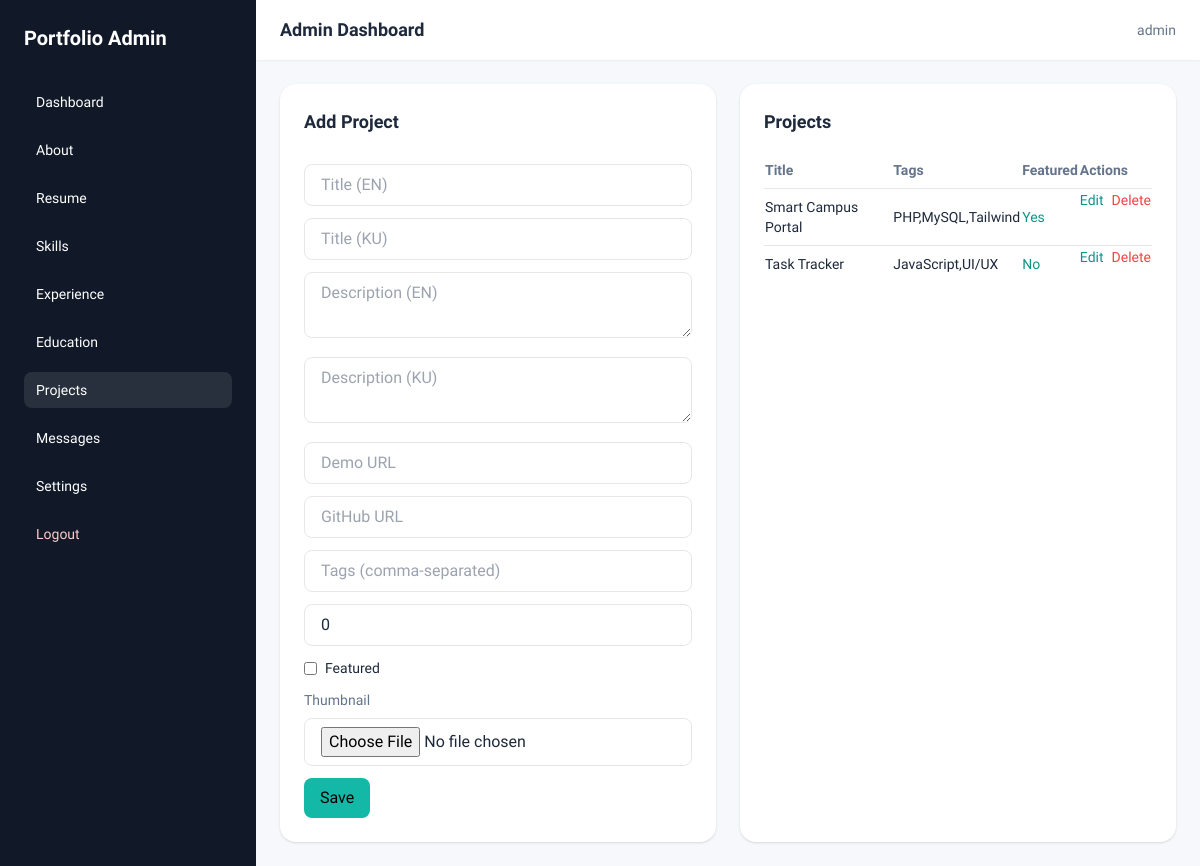
Screenshot of /admin/projects.php (signed in) with the database file from the repository.
### tables this page shows
CREATE TABLE projects (
  id INT AUTO_INCREMENT PRIMARY KEY,
  title_en VARCHAR(200),
  title_ku VARCHAR(200),
  description_en TEXT,
  description_ku TEXT,
  thumbnail VARCHAR(255),
  demo_url VARCHAR(255),
  github_url VARCHAR(255),
  tags VARCHAR(500),
  is_featured TINYINT(1) DEFAULT 0,
  sort_order INT DEFAULT 0,
  created_at TIMESTAMP DEFAULT CURRENT_TIMESTAMP
);

### config.php (called while the page is built, shortened)
<?php
function e(string $value): string
{
    return htmlspecialchars($value, ENT_QUOTES, 'UTF-8');
}

### admin/projects.php (the view, shortened to what this page needs)
<?php
require_once __DIR__ . '/_guard.php';
$projects = $pdo->query('SELECT * FROM projects ORDER BY sort_order ASC, id DESC')->fetchAll();
$editProject = null;
require_once __DIR__ . '/_layout_top.php';
?>
<div class="grid lg:grid-cols-2 gap-6">
  <div class="bg-white rounded-2xl p-6 shadow">
    <h2 class="text-lg font-semibold mb-4"><?= $editProject ? 'Edit Project' : 'Add Project' ?></h2>
    <form method="POST" enctype="multipart/form-data" class="space-y-3">
      <input class="border rounded-lg px-4 py-2 w-full" name="title_en" placeholder="Title (EN)" value="<?= e($editProject['title_en'] ?? '') ?>">
      <input class="border rounded-lg px-4 py-2 w-full" name="title_ku" placeholder="Title (KU)" value="<?= e($editProject['title_ku'] ?? '') ?>">
      <textarea class="border rounded-lg px-4 py-2 w-full" name="description_en" placeholder="Description (EN)"><?= e($editProject['description_en'] ?? '') ?></textarea>
      <textarea class="border rounded-lg px-4 py-2 w-full" name="description_ku" placeholder="Description (KU)"><?= e($editProject['description_ku'] ?? '') ?></textarea>
      <input class="border rounded-lg px-4 py-2 w-full" name="demo_url" placeholder="Demo URL" value="<?= e($editProject['demo_url'] ?? '') ?>">
      <input class="border rounded-lg px-4 py-2 w-full" name="github_url" placeholder="GitHub URL" value="<?= e($editProject['github_url'] ?? '') ?>">
      <input class="border rounded-lg px-4 py-2 w-full" name="tags" placeholder="Tags (comma-separated)" value="<?= e($editProject['tags'] ?? '') ?>">
      <input class="border rounded-lg px-4 py-2 w-full" name="sort_order" type="number" placeholder="Sort Order" value="<?= e((string) ($editProject['sort_order'] ?? 0)) ?>">
      <label class="flex items-center gap-2 text-sm">
        <input type="checkbox" name="is_featured" <?= !empty($editProject['is_featured']) ? 'checked' : '' ?>>
        Featured
      </label>
      <div>
        <label class="block text-sm text-slate-500 mb-2">Thumbnail</label>
        <input type="file" name="thumbnail" class="border rounded-lg px-4 py-2 w-full">
      </div>
      <button class="px-4 py-2 bg-teal-500 text-black rounded-lg">Save</button>
    </form>
  </div>
  <div class="bg-white rounded-2xl p-6 shadow">
    <h2 class="text-lg font-semibold mb-4">Projects</h2>
    <table class="min-w-full text-sm">
      <thead>
        <tr class="text-left text-slate-500">
          <th class="py-2">Title</th>
          <th>Tags</th>
          <th>Featured</th>
          <th>Actions</th>
        </tr>
      </thead>
      <tbody>
        <?php foreach ($projects as $project): ?>
          <tr class="border-t">
            <td class="py-2"><?= e($project['title_en']) ?></td>
            <td><?= e($project['tags']) ?></td>
            <td>
              <form method="POST">
                <button class="text-teal-600" type="submit"><?= $project['is_featured'] ? 'Yes' : 'No' ?></button>
              </form>
            </td>
            <td class="flex gap-2">
              <a class="text-teal-600" href="?edit=<?= e((string) $project['id']) ?>">Edit</a>
              <form method="POST" onsubmit="return confirmDelete();">
                <button class="text-red-500" type="submit">Delete</button>
              </form>
            </td>
          </tr>
        <?php endforeach; ?>
      </tbody>
    </table>
  </div>
</div>
<?php require_once __DIR__ . '/_layout_bottom.php'; ?>

### assets/css/admin.css (style rules this page uses)
body { font-family: 'Readex Pro', sans-serif; background: #f7f8fb; }

### rows the page displays
projects: title_en "Smart Campus Portal", tags "PHP,MySQL,Tailwind", is_featured "Yes"
projects: title_en "Task Tracker", tags "JavaScript,UI/UX", is_featured "No"

### other values shown
$_SESSION['admin_username'] "admin"
